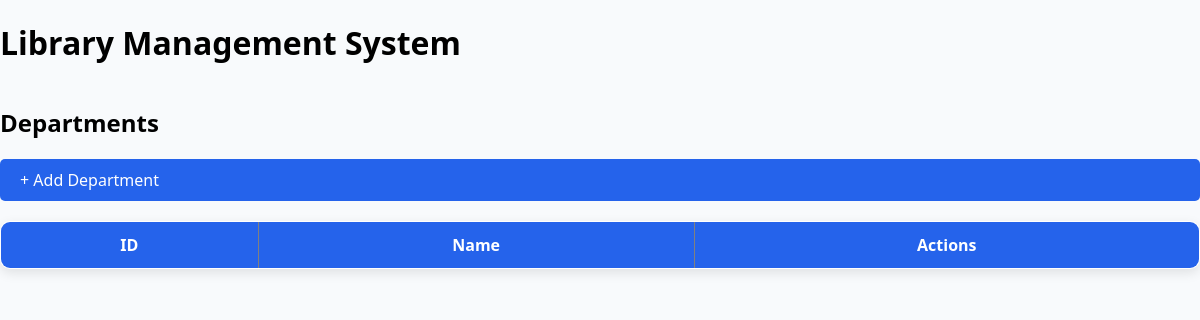
/view-departments/, run on an earlier commit of the app's database.
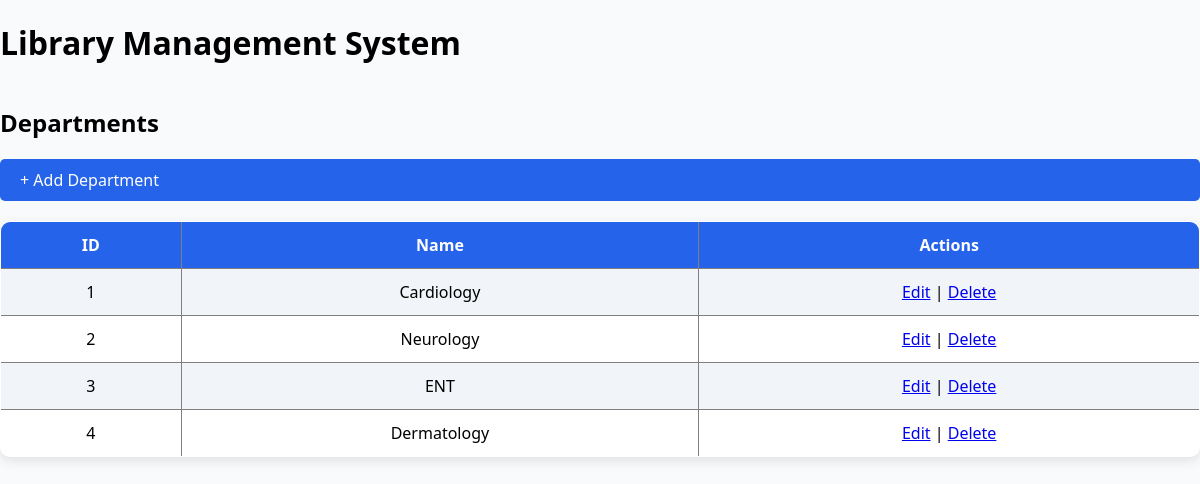
And on a later commit of the database.
### hospital/models.py (models this page shows, shortened)
class Department(models.Model):
    name = models.CharField(max_length=100)

### hospital/views.py (the view)
# urls.py: path('view-departments/',views.view_departments,name='view_departments'),
def view_departments(request):
    departments = Department.objects.all()
    return render(request, 'view_departments.html', {'departments': departments})

### hospital/templates/view_departments.html
{% extends 'base.html' %}
{% block content %}
<h2>Departments</h2>
<a href="{% url 'add_department' %}" class="add-btn">
    + Add Department
</a>
<table border="1">
    <tr>
        <th>ID</th>
        <th>Name</th>
        <th>Actions</th>
    </tr>
    {% for department in departments %}
<tr>
    <td>{{ department.id }}</td>
    <td>{{ department.name }}</td>
    <td>
        <a href="#">Edit</a> |
        <a href="#">Delete</a>
    </td>
</tr>
{% endfor %}
</table>
{% endblock %}

What changed in the data, as far as the page shows it:
added Department: id "1", name "Cardiology"
added Department: id "2", name "Neurology"
added Department: id "3", name "ENT"
added Department: id "4", name "Dermatology"
